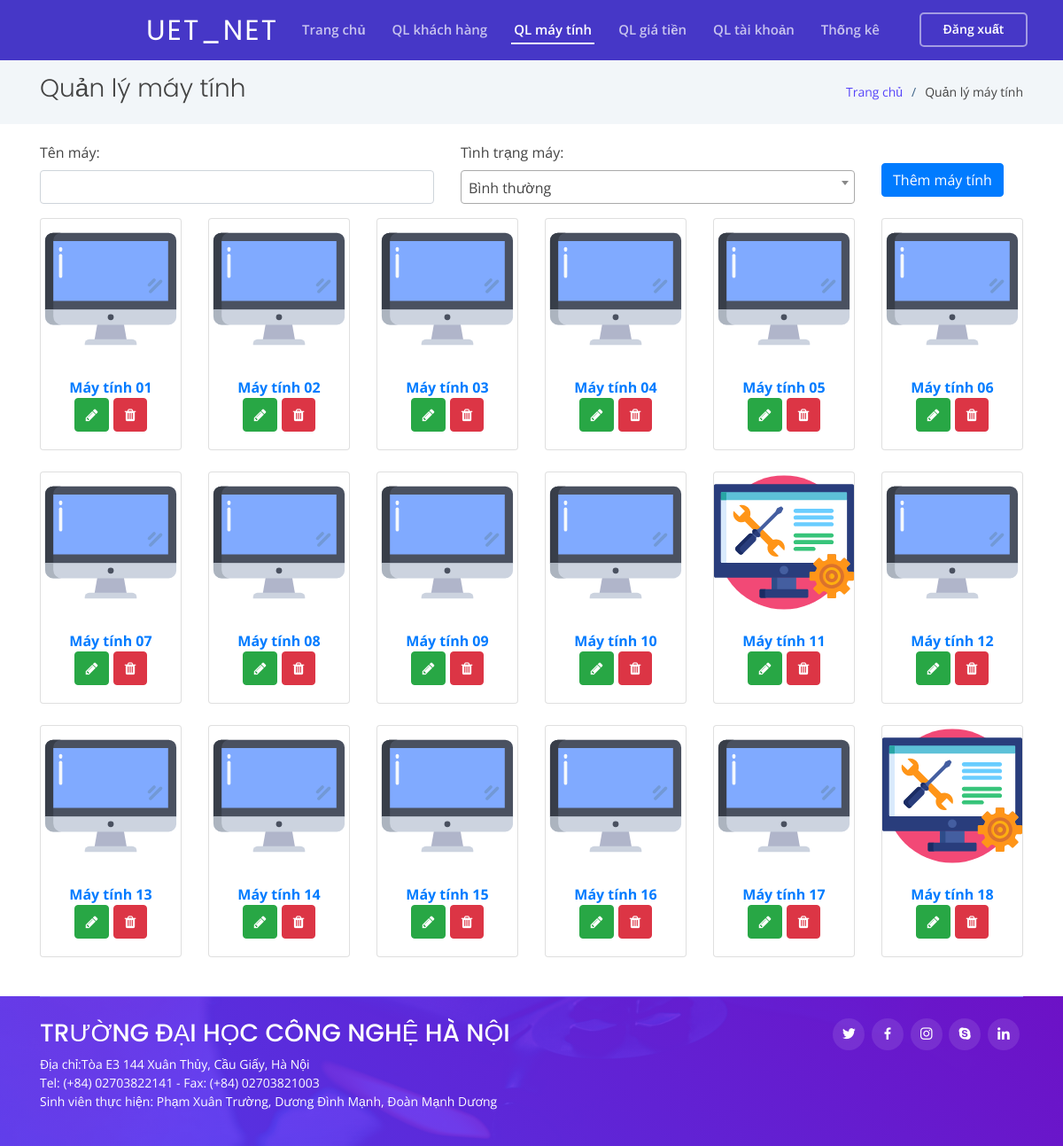
Before: /ql-may-tinh.php (signed in) with the older database file.
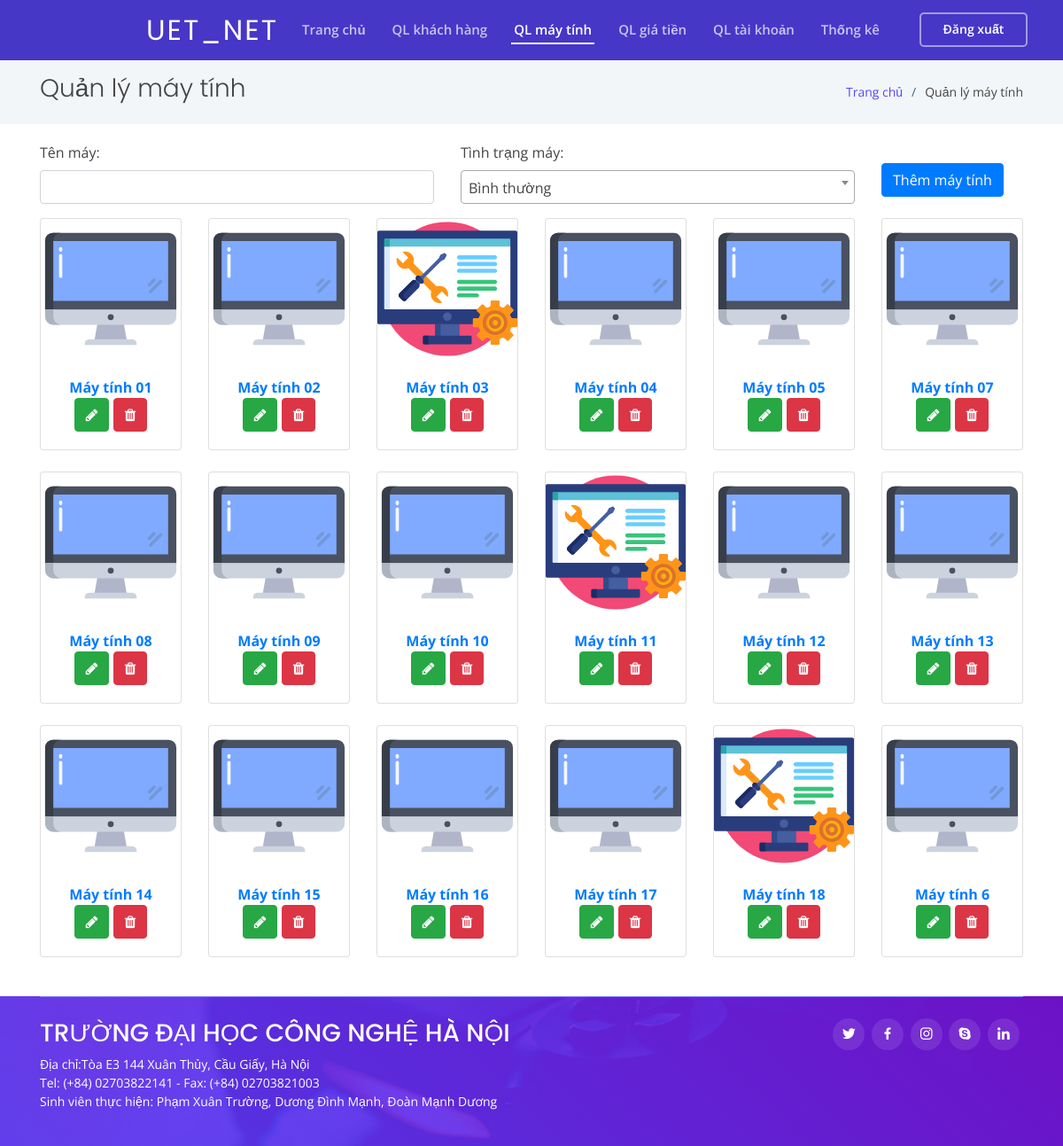
After: the same page with the newer database file.
### tables this page shows
CREATE TABLE `maytinh` (
  `id` int(11) NOT NULL COMMENT 'khóa chính',
  `tenmay` varchar(32) NOT NULL COMMENT 'tên máy tính',
  `tinhtrang` varchar(32) NOT NULL DEFAULT 'binhthuong' COMMENT 'bình thường/hỏng'
);

### ql-may-tinh.php (the view, shortened to what this page needs)
<?php
$title = "Quản lý máy tính";
require_once('./include/function.php');
require_once('./header.php');
$querymay = mysqli_query($conn, "SELECT * FROM `maytinh` WHERE 1 ORDER BY `tenmay` ASC");
?>
<form action="" method="post" class="row mb-3">
    <div class="col-5">
        <label for="tenmay" class="form-label">Tên máy: </label>
        <input required type="text" name="tenmay" id="tenmay" class="form-control">
    </div>
    <div class="col-5">
        <label for="tinhtrang" class="form-label">Tình trạng máy: </label>
    </div>
    <div class="col-2">
        <input type="submit" value="Thêm máy tính" id="submit" name="submit" class="btn btn-primary mt-4">
    </div>
</form>
<div class="row">
    <?php while ($maytinh = mysqli_fetch_assoc($querymay)) {
        if ($maytinh['tinhtrang'] == "Hỏng") {
    ?>
            <div class="col-xl-2 col-md-6 mb-4">
                <div class="card text-center">
                    <img src="./assets/img/settings.svg" width="100px" class="card-img-top" alt="máy hỏng">
                    <div class="card-body font-weight-bold text-primary text-center">
                        <div><?= $maytinh['tenmay'] ?></div>
                        <div>
                            <a href="#" class="btn btn-success" title="Sửa" data-toggle="modal" data-target="#exampleModal" data-tenmay="<?= $maytinh['tenmay'] ?>" data-tinhtrang="<?= $maytinh['tenmay'] ?>" data-id="<?= $maytinh['id'] ?>"><i class="fa fa-pencil"></i></a>
                            <a href="#" class="btn btn-danger" title="Xóa" data-toggle="modal" data-target="#exampleModal2" data-tenmay="<?= $maytinh['tenmay'] ?>" data-id="<?= $maytinh['id'] ?>"><i class="fa fa-trash"></i></a>
                        </div>
                    </div>
                </div>
            </div>
        <?php
        } else {
        ?>
            <div class="col-xl-2 col-md-6 mb-4">
                <div class="card text-center">
                    <img src="./assets/img/computer.svg" width="100px" class="card-img-top" alt="máy bình thường">
                    <div class="card-body font-weight-bold text-primary text-center">
                        <div><?= $maytinh['tenmay'] ?></div>
                        <div>
                            <a href="#" class="btn btn-success" title="Sửa" data-toggle="modal" data-target="#exampleModal" data-tenmay="<?= $maytinh['tenmay'] ?>" data-tinhtrang="<?= $maytinh['tenmay'] ?>" data-id="<?= $maytinh['id'] ?>"><i class="fa fa-pencil"></i></a>
                            <a href="#" class="btn btn-danger" title="Xóa" data-toggle="modal" data-target="#exampleModal2" data-tenmay="<?= $maytinh['tenmay'] ?>" data-id="<?= $maytinh['id'] ?>"><i class="fa fa-trash"></i></a>
                        </div>
                    </div>
                </div>
            </div>
    <?php
        }
    } ?>
</div>
<?php
require_once('./footer.php');
?>

### header.php (shortened to what this page needs)
<!DOCTYPE html>
<html lang="en">
<head>
  <link href="assets/vendor/bootstrap/css/bootstrap.min.css" rel="stylesheet">
  <link href="assets/vendor/icofont/icofont.min.css" rel="stylesheet">
  <link href="assets/vendor/boxicons/css/boxicons.min.css" rel="stylesheet">
  <link href="assets/vendor/owl.carousel/assets/owl.carousel.min.css" rel="stylesheet">
  <link href="assets/vendor/venobox/venobox.css" rel="stylesheet">
  <link href="assets/vendor/aos/aos.css" rel="stylesheet">
  <link rel="stylesheet" href="//cdnjs.cloudflare.com/ajax/libs/font-awesome/4.7.0/css/font-awesome.min.css">
  <link rel="stylesheet" href="assets/css/styleDatatable.css">
  <link href="assets/css/style.css" rel="stylesheet">
  <link href="https://cdn.jsdelivr.net/npm/select2@4.1.0-rc.0/dist/css/select2.min.css" rel="stylesheet" />
</head>
<body>
  <header id="header" class="fixed-top header-inner-pages">
    <div class="container-fluid">
      <div class="row justify-content-center">
        <div class="col-xl-9 d-flex align-items-center">
          <h1 class="logo mr-auto"><a href="index.php">UET_NET</a></h1>
          <nav class="nav-menu d-none d-lg-block">
            <ul id="menuHeader">
              <li><a href="./index.php" data="index">Trang chủ</a></li>
              <li><a href="./ql-khach-hang.php" data="ql-khach-hang">QL khách hàng</a></li>
              <li><a href="./ql-may-tinh.php" data="ql-may-tinh">QL máy tính</a></li>
              <li><a href="./ql-gia-tien.php" data="ql-gia-tien">QL giá tiền</a></li>
              <li><a href="./ql-tai-khoan.php" data="ql-tai-khoan">QL tài khoản</a></li>
              <li class="drop-down"><a href="javascript:void(0);" data="thong-ke-doanh-thu thong-ke-khach-hang">Thống kê</a>
              </li>
            </ul>
          </nav>
          <a href="dang-xuat.php" class="get-started-btn scrollto">Đăng xuất</a>
        </div>
      </div>
    </div>
  </header>
  <main id="main">
    <section class="breadcrumbs">
      <div class="container">
        <div class="d-flex justify-content-between align-items-center">
          <h2><?= $title ?></h2>
          <ol>
            <li><a href="index.php">Trang chủ</a></li>
            <li><?= $title ?></li>
          </ol>
        </div>
      </div>
    </section>
    <section class="inner-page">
      <div class="container">

### footer.php (shortened to what this page needs)
</div>
</section>
</main>
<footer id="footer">
  <div class="container">
    <div class="copyright-wrap d-md-flex py-4">
      <div class="mr-md-auto text-center text-md-left">
        <div class="copyright">
          <h3>TRƯỜNG ĐẠI HỌC CÔNG NGHỆ HÀ NỘI</h3>
          <p>
            Địa chỉ:Tòa E3 144 Xuân Thủy, Cầu Giấy, Hà Nội<br />
            Tel: (+84) 02703822141 - Fax: (+84) 02703821003<br />
            Sinh viên thực hiện: Phạm Xuân Trường, Dương Đình Mạnh, Đoàn Mạnh Dương<br />
          </p>
        </div>
      </div>
      <div class="social-links text-center text-md-right pt-3 pt-md-0">
        <a href="#" class="twitter"><i class="bx bxl-twitter"></i></a>
        <a href="#" class="facebook"><i class="bx bxl-facebook"></i></a>
        <a href="#" class="instagram"><i class="bx bxl-instagram"></i></a>
        <a href="#" class="google-plus"><i class="bx bxl-skype"></i></a>
        <a href="#" class="linkedin"><i class="bx bxl-linkedin"></i></a>
      </div>
    </div>
  </div>
</footer>
</body>
</html>

### css/style.css (style rules this page uses)
body { font-family: "Open Sans", sans-serif; color: #444444; cursor: url(../cursor/xanhla.cur), auto; }
a { color: #5846f9; }
h1, h2, h3, h4, h5, h6 { font-family: "Poppins", sans-serif; }
#header { transition: all 0.5s; z-index: 997; padding: 20px 0; }
#header.header-scrolled, #header.header-inner-pages { background: rgba(24, 6, 185, 0.8); padding: 12px 0; }
#header .logo { font-size: 32px; margin: 0; padding: 0; line-height: 1; font-weight: 400; letter-spacing: 2px; text-transform: uppercase; }
#header .logo a { color: #fff; }
.nav-menu ul { margin: 0; padding: 0; list-style: none; }
.nav-menu > ul { display: flex; }
.nav-menu > ul > li { position: relative; white-space: nowrap; padding: 10px 0 10px 24px; }
.nav-menu a { display: block; position: relative; color: rgba(255, 255, 255, 0.7); transition: 0.3s; font-size: 15px; font-weight: 600; padding: 0 3px; font-family: "Open Sans", sans-serif; }
.nav-menu > ul > li > a:before { content: ""; position: absolute; width: 100%; height: 2px; bottom: -5px; left: 0; background-color: #fff; visibility: hidden; width: 0px; transition: all 0.3s ease-in-out 0s; }
.nav-menu a:hover:before, .nav-menu li:hover > a:before, .nav-menu .active > a:before { visibility: visible; width: 100%; }
.nav-menu a:hover, .nav-menu .active > a, .nav-menu li:hover > a { color: #fff; }
.nav-menu .drop-down > a:after { content: "\ea99"; font-family: IcoFont; padding-left: 5px; }
.get-started-btn { margin-left: 25px; color: #fff; border-radius: 5px; padding: 6px 25px 8px 25px; white-space: nowrap; transition: 0.3s; font-size: 14px; font-weight: 600; display: inline-block; border: 2px solid rgba(255, 255, 255, 0.5); }
section { padding: 20px 0; overflow: hidden; }
.breadcrumbs { padding: 15px 0; background: #f2f6f9; min-height: 40px; margin-top: 68px; }
.breadcrumbs h2 { font-size: 28px; font-weight: 300; }
.breadcrumbs ol { display: flex; flex-wrap: wrap; list-style: none; padding: 0; font-size: 14px; margin: 0; }
.breadcrumbs ol li + li { padding-left: 10px; }
.breadcrumbs ol li + li::before { display: inline-block; padding-right: 10px; color: #3c6387; content: "/"; }
#footer { color: #fff; font-size: 14px; background: linear-gradient(45deg, rgba(86, 58, 250, 0.9) 0%, rgba(116, 15, 214, 0.9) 100%), url("../img/hero-bg.jpg") center center no-repeat; background-size: cover; }
#footer .copyright-wrap { border-top: 1px solid #8577fb; }
#footer .social-links a { font-size: 18px; display: inline-block; background: rgba(255, 255, 255, 0.1); color: #fff; line-height: 1; padding: 8px 0; margin-right: 4px; border-radius: 50%; text-align: center; width: 36px; height: 36px; transition: 0.3s; }

Changed rows visible on the page:
removed maytinh: tenmay "Máy tính 06"
changed maytinh "Máy tính 03": tinhtrang "Bình thường" → "Hỏng" (drawn); tinhtrang: picture added; tinhtrang: picture removed
added maytinh: tenmay "Máy tính 6"
